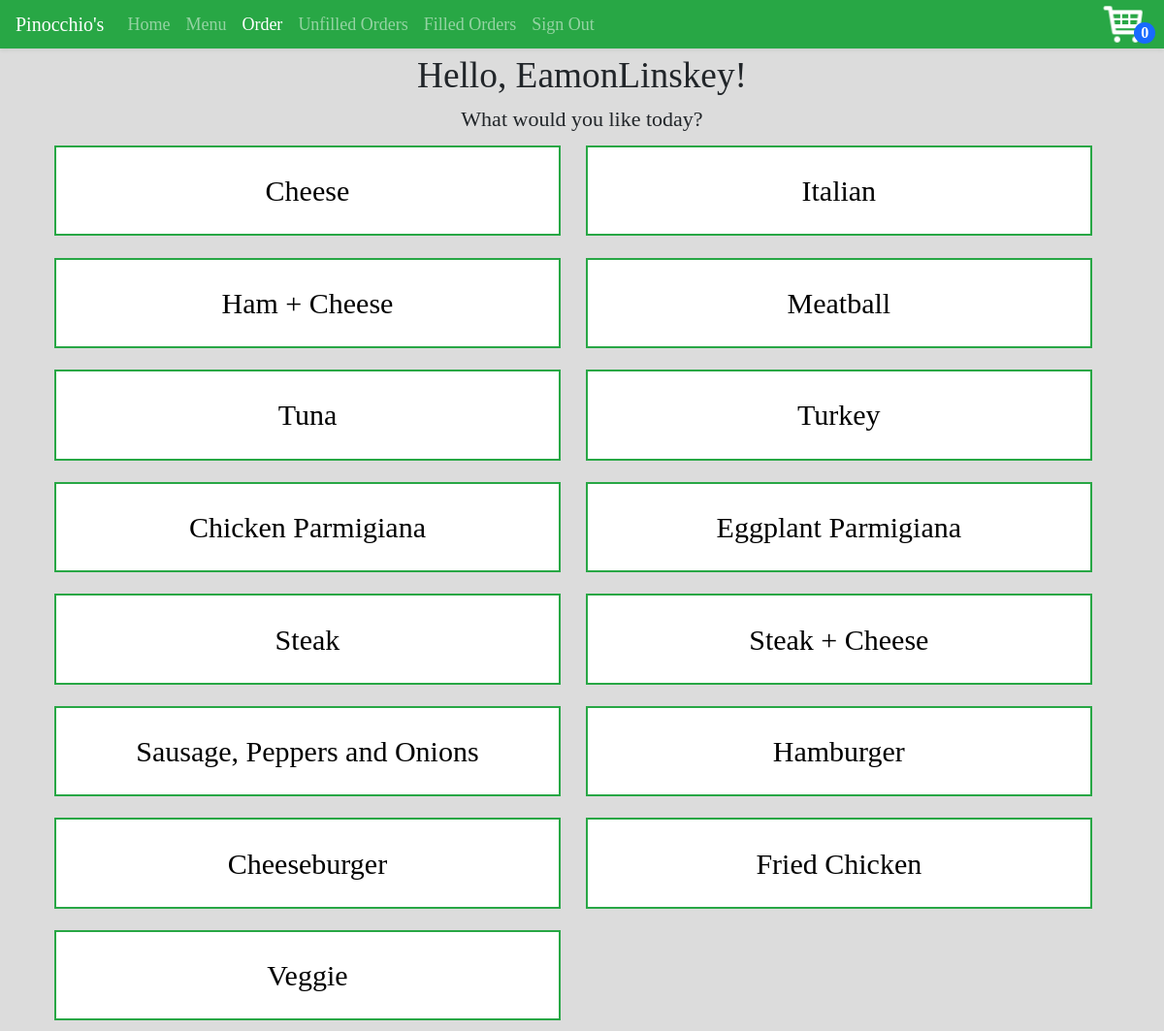
The page /orders/Subs (signed in) on the database as committed earlier.
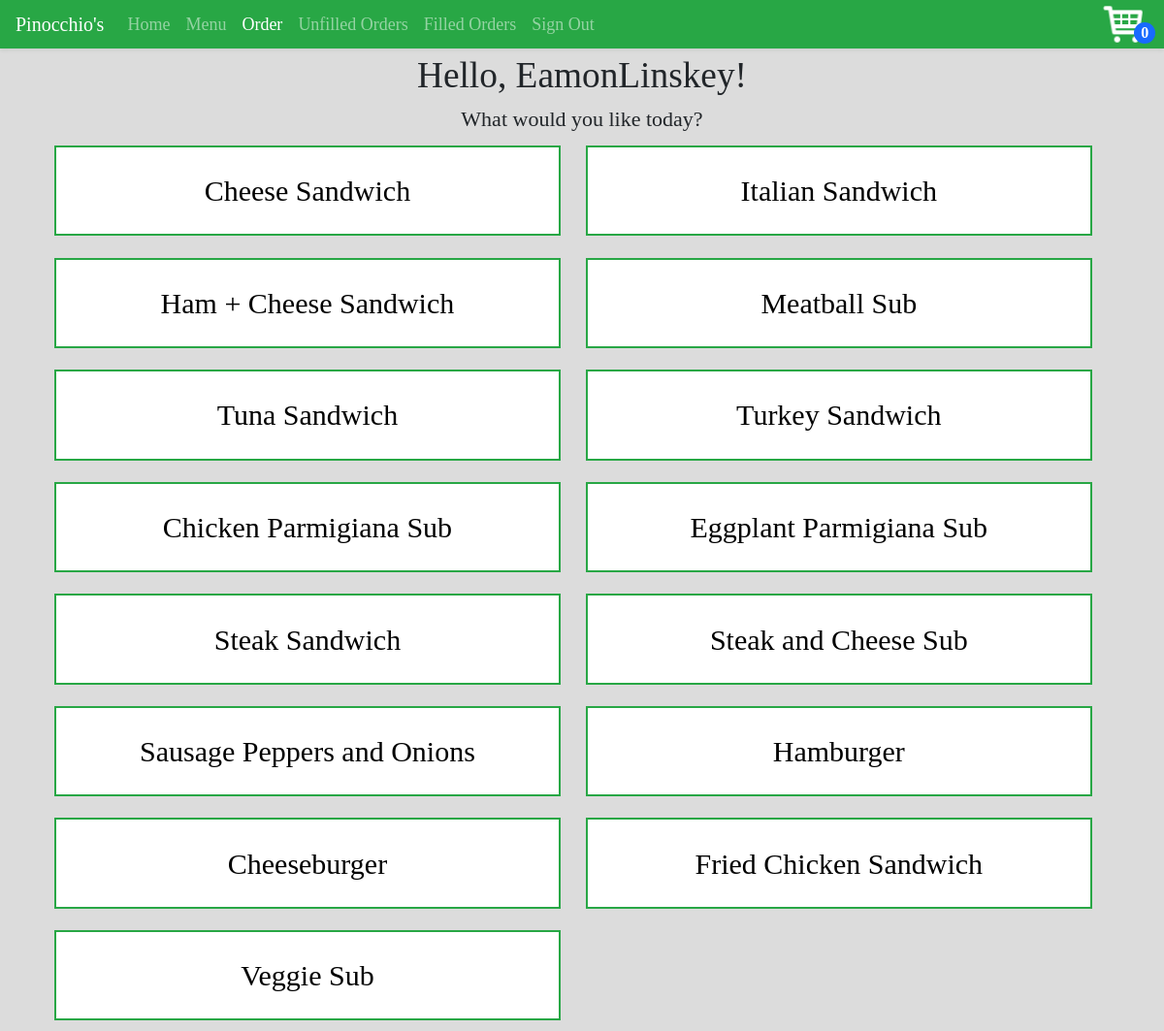
The same page on the database as committed later.
### orders/models.py (models this page shows)
class Style(models.Model):
	name = models.CharField(max_length=32)
	sizeList = models.ForeignKey(SizeList, on_delete=models.CASCADE)
	legalExtras = models.ManyToManyField(Extra, blank=True)
	def __str__(self):
   		return f'{self.name}'
	def trim(self):
		return self.name.replace(" ", "")

### orders/views.py (the view)
# urls.py: path("orders/<str:food>", views.style, name="style"),
def style(request, food):
	context={ "foods": Food.objects.all().filter(name=food.title()) }
	if request.user.is_authenticated:
		return render(request, "orders/styles.html", context)
	else:
		return HttpResponseRedirect(reverse("signIn"))

### orders/models.py (called while the page is built)
	@property
	def sizes(self):
		sizes = []
		if self.small != None:
			sizes.append("Small")
		if self.large != None:
			sizes.append("Large")
		return sizes

	def __str__(self):
   		return self.name

### orders/templates/orders/styles.html (shortened to what this page needs)
{% extends "orders/base.html" %}
{% block head %}
	{% load static %}
{% endblock %}
{% block body %}
<div class="heading">Hello, {{ user.username }}!</div>
<div class="text-center greeting">What would you like today?</div>
<div class ="container">
	{% for food in foods %}
		{% for style in food.style.all %}
			<div class="food-container">
				<div class="text-center food-link">{{style}}</div>
			</div>
		{% endfor %}
	{% endfor %}
</div>
{% endblock %}

### orders/templates/orders/base.html (shortened to what this page needs)
<!DOCTYPE html>
<html>
    <head>
        {% load static %}
        <link rel="stylesheet" href={% static "orders/styles/style.css" %}>
        <link rel="stylesheet" href="https://stackpath.bootstrapcdn.com/bootstrap/4.1.3/css/bootstrap.min.css">
    </head>
    <body class="body">
		<nav class="navbar navbar-expand-lg navbar-dark bg-success shadow-sm">
  			<a class="navbar-brand" href="{% url 'index' %}">Pinocchio's</a>
			<div class="collapse navbar-collapse" id="navbarSupportedContent">
				<ul class="navbar-nav mr-auto">
			    	<li class="nav-item index">
			    		<a class="nav-link" href="{% url 'index' %}">Home</a>
			      	</li>
			     	<li class="nav-item menu">
			        	<a class="nav-link" href="{% url 'menu' %}">Menu</a>
			      	</li>
			      	<li class="nav-item orders">
			        	<a class="nav-link" href="{% url 'orders' %}">Order</a>
			      	</li>
			      	{% if request.user.is_authenticated %}
			      		{% if request.user.is_staff %}
			      		<li class="nav-item unfilledOrders signedOut">
			        		<a class="nav-link" href="{% url 'unfilledOrders' %}">Unfilled Orders</a>
			      		</li>
			    		<li class="nav-item filledOrders signedOut">
			        		<a class="nav-link " href="{% url 'filledOrders' %}">Filled Orders</a>
			      		</li>
			    		{% endif %}
			    	<li class="nav-item signOut signedOut">
			        	<a class="nav-link" href="{% url 'signOut' %}">Sign Out</a>
			      	</li>
			    	</ul>
			    	<div class="cart-container">
				    	<a href="{% url 'cart' %}"><img class="cart" src={% static "orders/images/cart.png" %} ></a>
				    	<span class="order-number">0</span>
			    	</div>
			      	{% endif %}
			</div>
		</nav>
        {% block body %}
        {% endblock %}
    </body>
</html>

### orders/static/orders/styles/style.css (style rules this page uses)
.food-container { background-color: white; border: 2px solid #28a745; margin: 1%; width: 47%; padding: 2%; display: inline-block; }
.body { background-color: #DCDCDC; font-family: "Palatino"; }
.greeting { font-size: 22px; }
.navbar, .cart { height: 50px; }
.nav-link { font-size: 18px; }
.cart-container { position: relative; }
.heading { text-align: center; font-size: 28pt; }
.add, .subtract, .order-number { border-radius: 0.7em; margin-right: 5px; text-align: center; display: inline-block; font-weight: bold; line-height: 1.4em; width: 1.4em; -moz-border-radius: 0.7em; -webkit-border-radius: 0.7em; }
.order-number { background: #186aff; color: white; position: absolute; bottom: 10%; left: 70%; }
.food-link { text-decoration: none !important; font-size: 30px; color: black; }

Rows that differ between the two databases and show on the page:
changed Style: name "Cheese" → "Cheese Sandwich"
changed Style: name "Italian" → "Italian Sandwich"
changed Style: name "Ham + Cheese" → "Ham + Cheese Sandwich"
changed Style: name "Meatball" → "Meatball Sub"
changed Style: name "Tuna" → "Tuna Sandwich"
changed Style: name "Turkey" → "Turkey Sandwich"
changed Style: name "Chicken Parmigiana" → "Chicken Parmigiana Sub"
changed Style: name "Eggplant Parmigiana" → "Eggplant Parmigiana Sub"
changed Style: name "Steak" → "Steak Sandwich"
changed Style: name "Steak + Cheese" → "Steak and Cheese Sub"
changed Style: name "Sausage, Peppers and Onions" → "Sausage Peppers and Onions"
changed Style: name "Fried Chicken" → "Fried Chicken Sandwich"
changed Style: name "Veggie" → "Veggie Sub"
